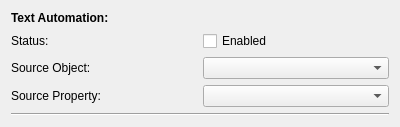
<?xml version="1.0" encoding="UTF-8"?>
<ui version="4.0">
 <class>Form</class>
 <widget class="QWidget" name="Form">
  <property name="geometry">
   <rect>
    <x>0</x>
    <y>0</y>
    <width>400</width>
    <height>121</height>
   </rect>
  </property>
  <property name="windowTitle">
   <string>Form</string>
  </property>
  <layout class="QVBoxLayout" name="verticalLayout">
   <item>
    <widget class="QLabel" name="label_3">
     <property name="text">
      <string>&lt;b&gt;Text Automation:</string>
     </property>
    </widget>
   </item>
   <item>
    <layout class="QHBoxLayout" name="horizontalLayout_3">
     <item>
      <widget class="QLabel" name="label">
       <property name="text">
        <string>Status:</string>
       </property>
      </widget>
     </item>
     <item>
      <widget class="QCheckBox" name="checkBox_TextAutomation">
       <property name="text">
        <string>Enabled</string>
       </property>
      </widget>
     </item>
    </layout>
   </item>
   <item>
    <layout class="QHBoxLayout" name="horizontalLayout_4">
     <item>
      <widget class="QLabel" name="label_4">
       <property name="text">
        <string>Source Object:</string>
       </property>
      </widget>
     </item>
     <item>
      <widget class="QComboBox" name="comboBox_AutoSourceObject"/>
     </item>
    </layout>
   </item>
   <item>
    <layout class="QHBoxLayout" name="horizontalLayout_5">
     <item>
      <widget class="QLabel" name="label_5">
       <property name="text">
        <string>Source Property:</string>
       </property>
      </widget>
     </item>
     <item>
      <widget class="QComboBox" name="comboBox_AutoSourceProperty"/>
     </item>
    </layout>
   </item>
   <item>
    <widget class="Line" name="line">
     <property name="orientation">
      <enum>Qt::Horizontal</enum>
     </property>
    </widget>
   </item>
  </layout>
 </widget>
 <resources/>
 <connections/>
</ui>
